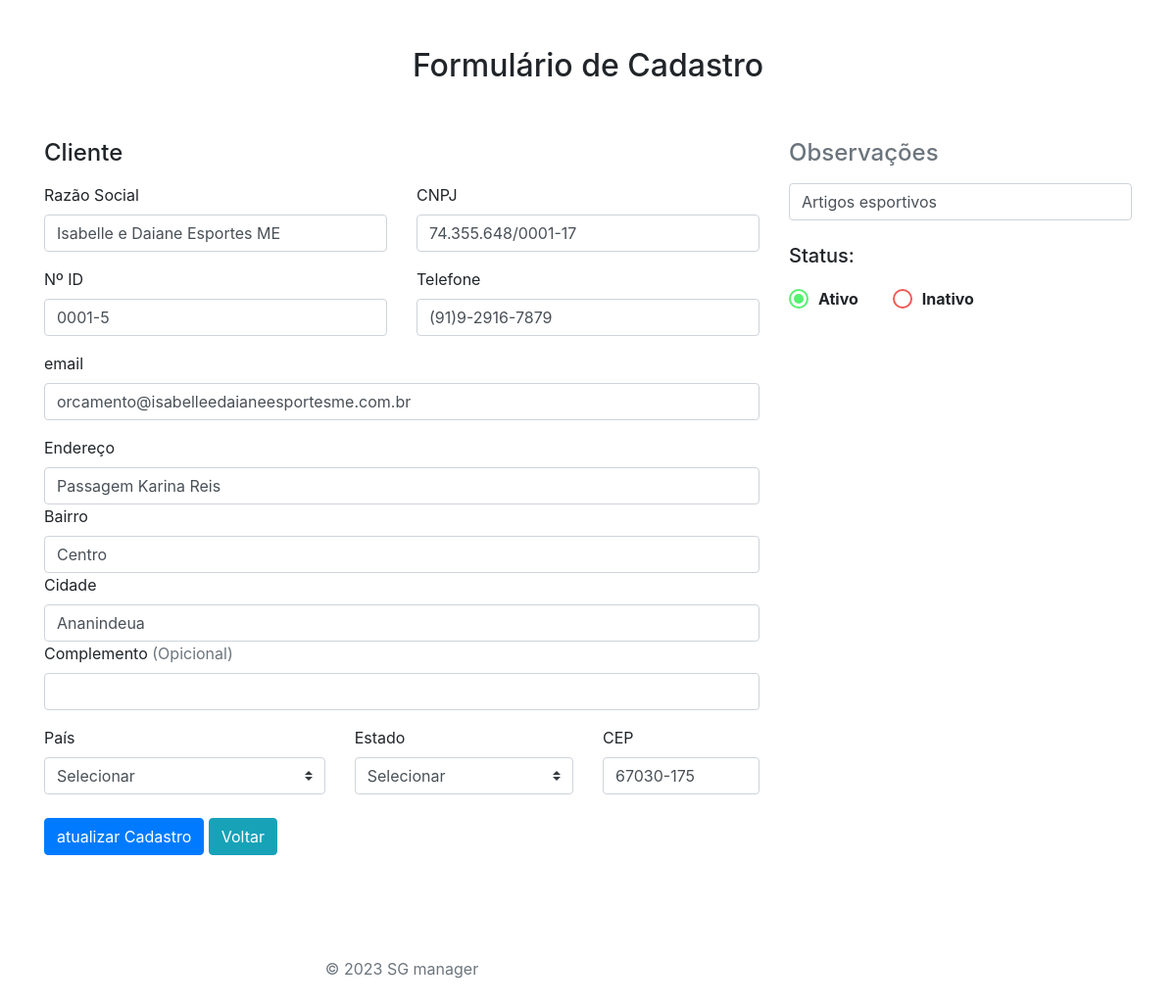
Screenshot of /adm/edit.cliente.php?id=5 with the database file from the repository.
### tables this page shows
CREATE TABLE `cliente` (
  `id` int NOT NULL AUTO_INCREMENT,
  `id_cliente` varchar(45) NOT NULL,
  `cnpj` varchar(20) NOT NULL,
  `razao_social` varchar(110) NOT NULL,
  `telefone` varchar(15) NOT NULL,
  `email` varchar(110) NOT NULL,
  `rua` varchar(110) NOT NULL,
  `bairro` varchar(110) NOT NULL,
  `cidade` varchar(110) NOT NULL,
  `cep` varchar(12) NOT NULL,
  `obs` varchar(250) NOT NULL,
  `status_cliente` varchar(45) NOT NULL,
  PRIMARY KEY (`id`,`cnpj`,`id_cliente`)
);

### adm/edit.cliente.php (the view, shortened to what this page needs)
<?php
     if(!empty($_GET['id'])){
      include_once('config.php');
      $id = $_GET['id'];
      $sqlSelect = "SELECT * FROM formulario.cliente WHERE id = $id";
      $result = $conexao->query($sqlSelect);
      if($result->num_rows > 0){
        while($user_data = mysqli_fetch_assoc($result)){
          $id_cliente =$user_data['id_cliente'];
          $cnpj =$user_data['cnpj'];
          $razao_social =$user_data['razao_social'];
          $telefone =$user_data['telefone'];
          $email =$user_data['email'];
          $rua =$user_data['rua'];
          $bairro =$user_data['bairro'];
          $cidade =$user_data['cidade'];
          $cep =$user_data['cep'];
          $obs =$user_data['obs'];
          $status =$user_data['status_cliente'];
        }
      }else{
        header('Location: view.listaC.adm.php');
      }
  }
?>
<!doctype html>
<html lang="pt">
<head>
    <link rel="stylesheet" href="https://cdn.jsdelivr.net/npm/bootstrap@4.0.0/dist/css/bootstrap.min.css">
</head>
<body>
    <div class="container">
        <div class="py-5 text-center">
            <h2>Formulário de Cadastro</h2>
        </div>
        <form action="saveEdit.php" method="POST">
        <div class="row">
        <div class="col-md-4 order-md-2 mb-4">
            <h4 class="d-flex justify-content-between align-items-center mb-3">
              <span class="text-muted">Observações</span>
            </h4>
              <div class="input-group">
                <input type="text" id="obs" autocomplete = "off" name="obs" class="form-control" placeholder="Tipo de Serviço Prestado" value="<?php echo $obs?>">
              </div>
              <br>
              <h5>Status:</h5>
              <div class="status">
                <br><br>
                <input type="radio" value="Ativo" id="ativo" name="status" <?php echo ($status == 'Ativo') ? 'checked' : ''?>>
                <label for="ativo"><strong>Ativo</strong></label>
                <input type="radio" value="Inativo" id="Inativo" name="status" <?php echo ($status == 'Inativo') ? 'checked' : ''?>>
                <label for="Inativo"><strong>Inativo</strong></label>
              </div>
          </div>
        <div class="col-md-8 order-md-1">
          <h4 class="mb-3">Cliente</h4>
            <div class="row">
              <div class="col-md-6 mb-3">
                <label for="razaoSocial">Razão Social</label>
                <input type="text" class="form-control" name="razaoSocial" autocomplete = "off" id="razaoSocial" placeholder="" value="<?php echo $razao_social?>">
              </div>
              <div class="col-md-6 mb-3">
                <label for="cnpj">CNPJ</label>
                <input type="text" class="form-control" name="cnpj" autocomplete = "off" id="cnpj" placeholder="00.000.000/0000-00" value="<?php echo $cnpj?>"required="">
              </div>
            </div>
            <div class="row">
                <div class="col-md-6 mb-3">
                    <label for="id_cliente">Nº ID</label>
                    <input type="text" class="form-control" name="id_cliente" autocomplete = "off" id="id_cliente" placeholder="0000-0" value="<?php echo $id_cliente?>" required="">
                  </div>
                <div class="col-md-6 mb-3">
                  <label for="telefone">Telefone</label>
                  <input type="tel" class="form-control" name="telefone" autocomplete = "off" id="telefone" placeholder="(99) 9999-9999" value="<?php echo $telefone?>" required="">
                </div>
              </div>
              <div class="mb-3">
              <label for="email">email <span class="text-muted"></span></label>
              <input type="email" class="form-control" name="email" autocomplete = "off" id="email" placeholder="seunome@exemplo.com" value="<?php echo $email?>">
            </div>
            <div class="mb-3">
              <label for="rua">Endereço</label>
              <input type="text" class="form-control" name="rua" id="rua" autocomplete = "off" placeholder="Rua" required="" value="<?php echo $rua?>">
              <div class="mb-3">
                <label for="bairro">Bairro</label>
                <input type="text" class="form-control" name="bairro" id="bairro" autocomplete="off" placeholder="" required="" value="<?php echo $bairro?>">
                <div class="mb-3">
                <label for="cidade">Cidade</label>
                <input type="text" class="form-control" name="cidade" id="cidade" autocomplete="off" placeholder="" required="" value="<?php echo $cidade?>">
              <div class="mb-3">
                <label for="address2">Complemento <span class="text-muted">(Opicional)</span></label>
                <input type="text" class="form-control" autocomplete = "off" id="address2">
              </div>
            </div>
            <div class="row">
              <div class="col-md-5 mb-3">
                <label for="country">País</label>
                <select class="custom-select d-block w-100" id="country" >
                  <option value="">Selecionar</option>
                </select>
              </div>
              <div class="col-md-4 mb-3">
                <label for="Estado">Estado</label>
                <select class="custom-select d-block w-100" id="Estado" >
                  <option value="">Selecionar</option>
                </select>
              </div>
              <div class="col-md-3 mb-3">
                <label for="cep">CEP</label>
                <input type="text" class="form-control" name="cep" autocomplete = "off" id="cep" placeholder="00000-000" required="" value="<?php echo $cep?>">
              </div>
            </div>
                <button class="btn btn-primary my-2" id="atualizar" name="atualizar" type="submit">atualizar Cadastro</button>
                <a href="view.adm.php" class="btn btn-info my-2">Voltar</a>
        </div>
      </div>
        <footer class="my-5 pt-5 text-muted text-center text-small">
            <p class="mb-1">© 2023 SG manager</p>
        </footer>
        </form>
    </div>
</body>
</html>

### adm/edit.cliente.php (style rules this page uses)
#ativo { appearance: none; width: 20px; height: 20px; cursor: pointer; border-radius: 50%; border: 2px solid rgb(85, 241, 111); position: relative; display: flex; align-items: center; justify-content: center; outline: none; }
#ativo:before { content: ''; position: absolute; width: 10px; height: 10px; background: rgb(85, 241, 111); border-radius: 50%; opacity: 0; transition: all 600ms ease-in-out; }
#ativo:checked:before { opacity: 1; }
.status label { padding-left: 10px; cursor: pointer; user-select: none; margin-bottom: 1px; }
.status { margin-bottom: 20px; display: flex; align-items: center; }
#Inativo { appearance: none; width: 20px; height: 20px; cursor: pointer; border-radius: 50%; border: 2px solid rgb(241, 90, 85); position: relative; display: flex; align-items: center; justify-content: center; outline: none; margin-left: 35px; }
#Inativo:before { content: ''; position: absolute; width: 10px; height: 10px; background: rgb(241, 90, 85); border-radius: 50%; opacity: 0; transition: all 300ms ease-in-out; }

### rows the page displays
cliente: obs "Artigos esportivos", status_cliente "☑ Ativo", status_cliente "☐ Inativo", razaoSocial "Isabelle e Daiane Esportes ME", cnpj "74.355.648/0001-17", id_cliente "0001-5", telefone "(91)9-2916-7879", email "orcamento@isabelleedaianeesportesme.com.br", rua "Passagem Karina Reis", bairro "Centro", cidade "Ananindeua", cep "67030-175"
